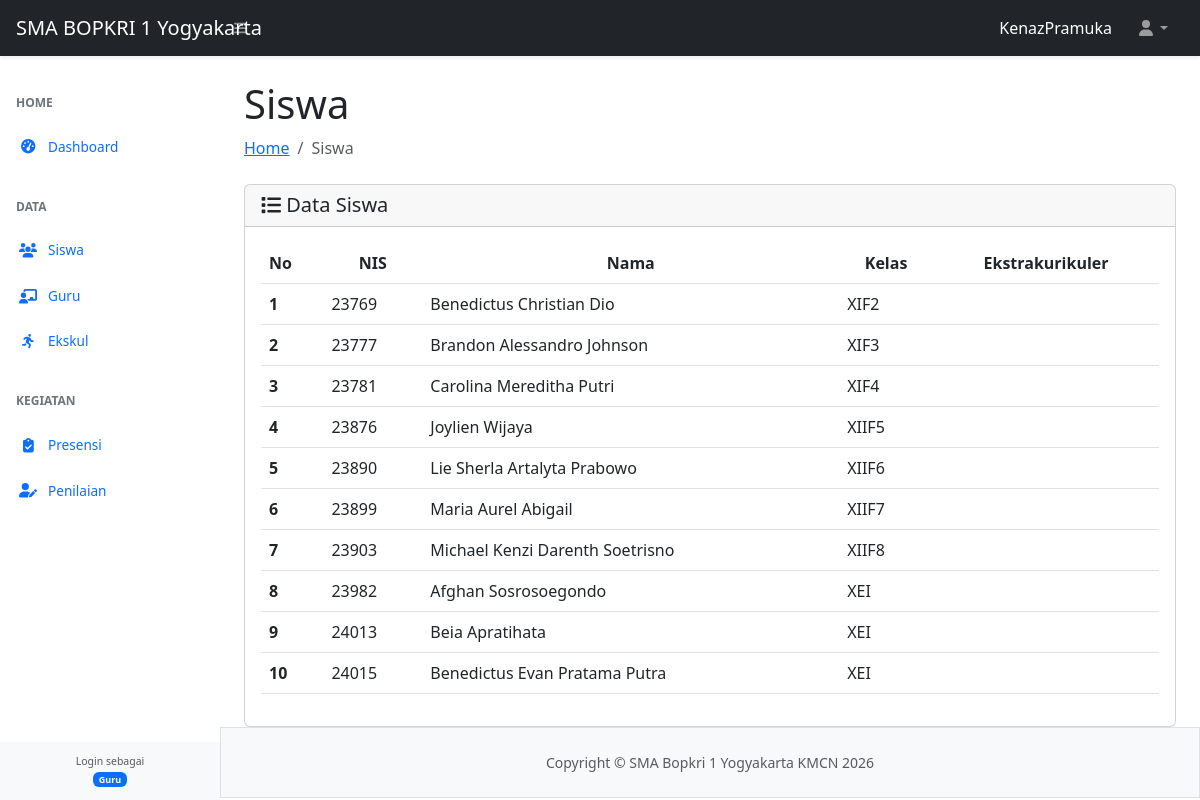
The page /Bosa/siswa/siswa.php (signed in) on the database its author committed.
### tables this page shows
CREATE TABLE `tbl_siswa` (
  `nis` int(11) NOT NULL,
  `nama` varchar(128) NOT NULL,
  `kelas` varchar(6) NOT NULL,
  `id_ekskul` int(11) NOT NULL,
  `Ekstrakurikuler` varchar(50) NOT NULL
);

### Bosa/siswa/siswa.php (the view, shortened to what this page needs)
<?php
require_once "../config.php";
require_once "../template/header.php";
require_once "../template/navbar.php";
require_once "../template/sidebar.php";
?>
<div id="layoutSidenav_content">
  <main>
    <div class="container-fluid px-4">
      <h1 class="mt-4">Siswa</h1>
      <ol class="breadcrumb mb-4">
        <li class="breadcrumb-item"><a href="../index.php">Home</a></li>
        <li class="breadcrumb-item active">Siswa</li>
      </ol>
      <div class="card">
        <div class="card-header">
          <span class="h5 my-2"><i class="fa-solid fa-list"></i> Data Siswa </span>
        </div>
        <div class="card-body">
          <table class="table table-hover" id="datatablesSimple">
            <thead>
              <tr>
                <th scope="col">No</th>
                <th scope="col"><center>NIS</center></th>
                <th scope="col"><center>Nama</center></th>
                <th scope="col"><center>Kelas</center></th>
                <th scope="col"><center>Ekstrakurikuler</center></th>
              </tr>
            </thead>
            <tbody>
            <?php
            $no = 1;
            $querySiswa = mysqli_query($koneksi, "SELECT * FROM tbl_siswa");
            while ($data = mysqli_fetch_array($querySiswa)) { ?>
              <tr>
                <th scope="row"><?= $no++ ?></th>
                <td><?= $data['nis']; ?></td>
                <td><?= $data['nama']; ?></td>
                <td><?= $data['kelas']; ?></td>
                <td><?= $data['Ekstrakurikuler']; ?></td>
              </tr>
            <?php } ?>
            </tbody>
          </table>
        </div>
      </div>
    </div>
  </main>
<?php require_once "../template/footer.php"; ?>

### Bosa/template/sidebar.php (style rules this page uses)
#layoutSidenav_content { margin-left: 220px; padding-top: 56px; min-height: 100vh; transition: margin-left 0.3s ease; }

### rows shown on the page
tbl_siswa: nis "23769", nama "Benedictus Christian Dio", kelas "XIF2"
tbl_siswa: nis "23777", nama "Brandon Alessandro Johnson", kelas "XIF3"
tbl_siswa: nis "23781", nama "Carolina Mereditha Putri", kelas "XIF4"
tbl_siswa: nis "23876", nama "Joylien Wijaya", kelas "XIIF5"
tbl_siswa: nis "23890", nama "Lie Sherla Artalyta Prabowo", kelas "XIIF6"
tbl_siswa: nis "23899", nama "Maria Aurel Abigail", kelas "XIIF7"
tbl_siswa: nis "23903", nama "Michael Kenzi Darenth Soetrisno", kelas "XIIF8"
tbl_siswa: nis "23982", nama "Afghan Sosrosoegondo", kelas "XEI"
tbl_siswa: nis "24013", nama "Beia Apratihata", kelas "XEI"
tbl_siswa: nis "24015", nama "Benedictus Evan Pratama Putra", kelas "XEI"

### other values the page prints
$_SESSION["ssUser"] "KenazPramuka"
$_SESSION["jabatan"] "Guru"
